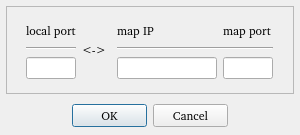
<ui version="4.0" >
 <class>addmapdialog</class>
 <widget class="QDialog" name="addmapdialog" >
  <property name="geometry" >
   <rect>
    <x>0</x>
    <y>0</y>
    <width>300</width>
    <height>135</height>
   </rect>
  </property>
  <property name="minimumSize" >
   <size>
    <width>300</width>
    <height>135</height>
   </size>
  </property>
  <property name="maximumSize" >
   <size>
    <width>300</width>
    <height>135</height>
   </size>
  </property>
  <property name="font" >
   <font>
    <family>Bitstream Charter</family>
    <pointsize>9</pointsize>
   </font>
  </property>
  <property name="windowTitle" >
   <string>add map</string>
  </property>
  <widget class="QFrame" name="frame" >
   <property name="geometry" >
    <rect>
     <x>6</x>
     <y>6</y>
     <width>288</width>
     <height>88</height>
    </rect>
   </property>
   <property name="frameShape" >
    <enum>QFrame::StyledPanel</enum>
   </property>
   <property name="frameShadow" >
    <enum>QFrame::Raised</enum>
   </property>
   <widget class="QWidget" name="layoutWidget" >
    <property name="geometry" >
     <rect>
      <x>20</x>
      <y>13</y>
      <width>247</width>
      <height>62</height>
     </rect>
    </property>
    <layout class="QHBoxLayout" >
     <property name="margin" >
      <number>0</number>
     </property>
     <property name="spacing" >
      <number>6</number>
     </property>
     <item>
      <layout class="QVBoxLayout" >
       <property name="margin" >
        <number>0</number>
       </property>
       <property name="spacing" >
        <number>6</number>
       </property>
       <item>
        <widget class="QLabel" name="label" >
         <property name="maximumSize" >
          <size>
           <width>50</width>
           <height>20</height>
          </size>
         </property>
         <property name="text" >
          <string>local port</string>
         </property>
        </widget>
       </item>
       <item>
        <widget class="Line" name="line" >
         <property name="orientation" >
          <enum>Qt::Horizontal</enum>
         </property>
        </widget>
       </item>
       <item>
        <widget class="QLineEdit" name="sport" >
         <property name="minimumSize" >
          <size>
           <width>50</width>
           <height>22</height>
          </size>
         </property>
         <property name="maximumSize" >
          <size>
           <width>50</width>
           <height>22</height>
          </size>
         </property>
        </widget>
       </item>
      </layout>
     </item>
     <item>
      <widget class="QLabel" name="label_2" >
       <property name="text" >
        <string>&amp;lt;-&amp;gt;</string>
       </property>
      </widget>
     </item>
     <item>
      <layout class="QVBoxLayout" >
       <property name="margin" >
        <number>0</number>
       </property>
       <property name="spacing" >
        <number>6</number>
       </property>
       <item>
        <layout class="QHBoxLayout" >
         <property name="margin" >
          <number>0</number>
         </property>
         <property name="spacing" >
          <number>6</number>
         </property>
         <item>
          <widget class="QLabel" name="label_3" >
           <property name="maximumSize" >
            <size>
             <width>100</width>
             <height>20</height>
            </size>
           </property>
           <property name="text" >
            <string>map IP</string>
           </property>
          </widget>
         </item>
         <item>
          <widget class="QLabel" name="label_4" >
           <property name="maximumSize" >
            <size>
             <width>50</width>
             <height>20</height>
            </size>
           </property>
           <property name="text" >
            <string>map port</string>
           </property>
          </widget>
         </item>
        </layout>
       </item>
       <item>
        <widget class="Line" name="line_2" >
         <property name="orientation" >
          <enum>Qt::Horizontal</enum>
         </property>
        </widget>
       </item>
       <item>
        <layout class="QHBoxLayout" >
         <property name="margin" >
          <number>0</number>
         </property>
         <property name="spacing" >
          <number>6</number>
         </property>
         <item>
          <widget class="QLineEdit" name="dip" >
           <property name="minimumSize" >
            <size>
             <width>0</width>
             <height>22</height>
            </size>
           </property>
           <property name="maximumSize" >
            <size>
             <width>100</width>
             <height>22</height>
            </size>
           </property>
          </widget>
         </item>
         <item>
          <widget class="QLineEdit" name="dport" >
           <property name="minimumSize" >
            <size>
             <width>0</width>
             <height>22</height>
            </size>
           </property>
           <property name="maximumSize" >
            <size>
             <width>50</width>
             <height>22</height>
            </size>
           </property>
          </widget>
         </item>
        </layout>
       </item>
      </layout>
     </item>
    </layout>
   </widget>
  </widget>
  <widget class="QDialogButtonBox" name="buttonBox" >
   <property name="geometry" >
    <rect>
     <x>72</x>
     <y>102</y>
     <width>156</width>
     <height>27</height>
    </rect>
   </property>
   <property name="orientation" >
    <enum>Qt::Horizontal</enum>
   </property>
   <property name="standardButtons" >
    <set>QDialogButtonBox::Cancel|QDialogButtonBox::NoButton|QDialogButtonBox::Ok</set>
   </property>
  </widget>
 </widget>
 <resources/>
 <connections>
  <connection>
   <sender>buttonBox</sender>
   <signal>accepted()</signal>
   <receiver>addmapdialog</receiver>
   <slot>accept()</slot>
   <hints>
    <hint type="sourcelabel" >
     <x>248</x>
     <y>254</y>
    </hint>
    <hint type="destinationlabel" >
     <x>157</x>
     <y>274</y>
    </hint>
   </hints>
  </connection>
  <connection>
   <sender>buttonBox</sender>
   <signal>rejected()</signal>
   <receiver>addmapdialog</receiver>
   <slot>reject()</slot>
   <hints>
    <hint type="sourcelabel" >
     <x>316</x>
     <y>260</y>
    </hint>
    <hint type="destinationlabel" >
     <x>286</x>
     <y>274</y>
    </hint>
   </hints>
  </connection>
 </connections>
</ui>
